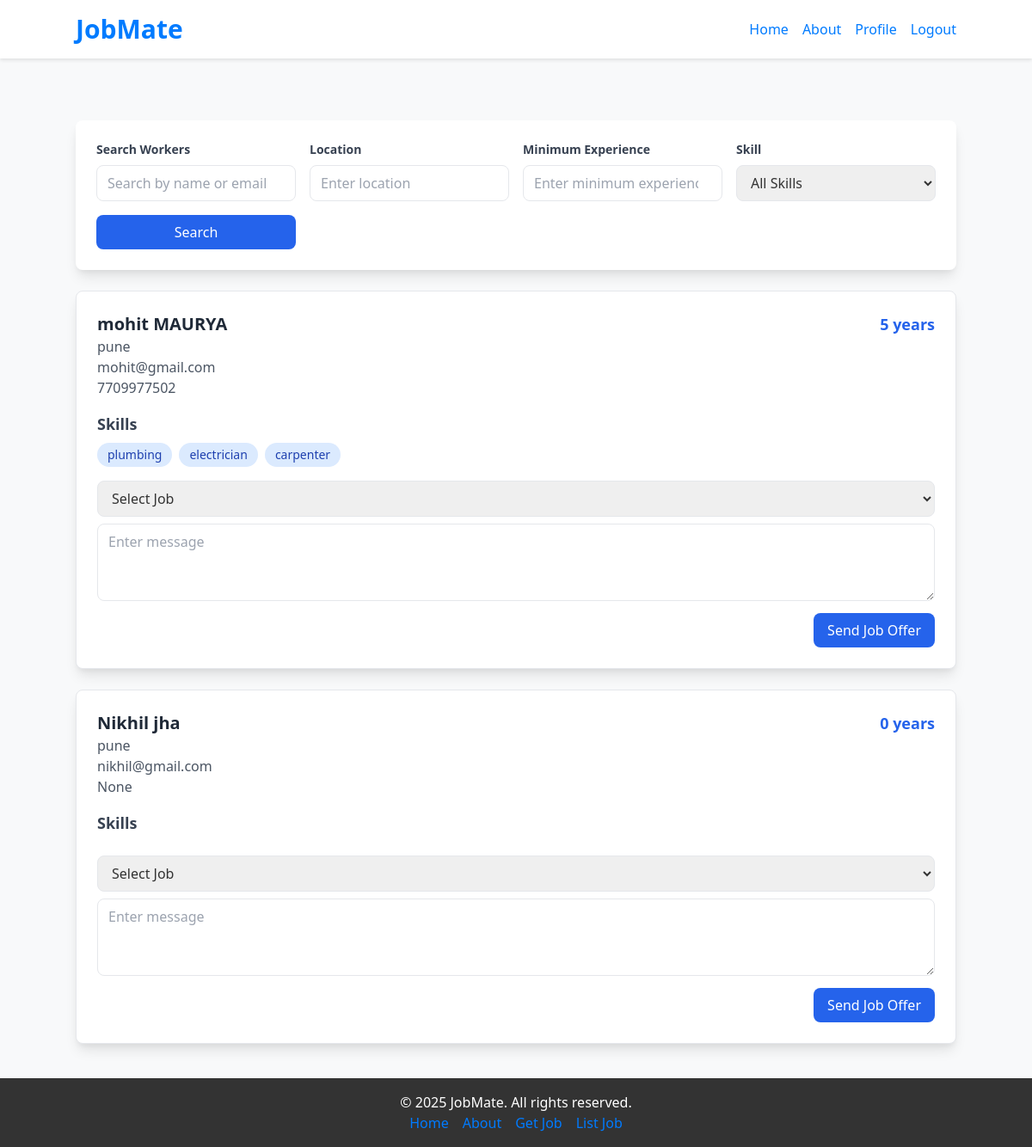
The page /contractor/find-workers/ (signed in) on the database its author committed.
### worker/models.py (models this page shows, shortened)
class Worker(models.Model):
    user = models.OneToOneField(CustomUser, on_delete=models.CASCADE, primary_key=True)
    name = models.CharField(max_length=255, blank=True, null=True)
    experience = models.IntegerField(default=0)
    availability = models.BooleanField(default=True)
    location = models.CharField(max_length=255)
    profile_score = models.FloatField(default=0)
    skills = models.ManyToManyField('Skill', through='WorkerSkill')

class Skill(models.Model):
    name = models.CharField(max_length=255, unique=True)
    category = models.CharField(max_length=255, blank=True, null=True)

### accounts/models.py (models this page shows)
class CustomUser(AbstractUser):
    ROLE_CHOICES = (
        ('worker', 'Worker'),
        ('contractor', 'Contractor'),
    )
    role = models.CharField(max_length=20, choices=ROLE_CHOICES, default='worker')
    phone = models.CharField(max_length=15, blank=True, null=True)
    address = models.TextField(blank=True, null=True)
    created_at = models.DateTimeField(auto_now_add=True)
    date_of_birth = models.DateField(blank=True, null=True)

### contractor/views.py (the view)
# urls.py: path('find-workers/', views.find_workers, name='find-workers'),
@login_required(login_url='/login/')
def find_workers(request):
    query = Q()
    search = request.GET.get('search')
    location = request.GET.get('location')
    min_experience = request.GET.get('min_experience')
    skill_filter = request.GET.get('skill')
    if search:
        query &= Q(user__first_name__icontains=search) | Q(user__last_name__icontains=search) | Q(user__email__icontains=search)
    if location:
        query &= Q(location__icontains=location)
    if min_experience:
        query &= Q(experience__gte=min_experience)
    if skill_filter:
        query &= Q(skills__name__icontains=skill_filter)
    workers = Worker.objects.filter(query).distinct().order_by('-experience')
    paginator = Paginator(workers, 10)
    page = request.GET.get('page')
    workers = paginator.get_page(page)
    all_skills = Skill.objects.all()
    available_jobs = Job.objects.filter(contractor=request.user.contractor, status='open').exclude(
        id__in=Application.objects.filter(status='accepted').values_list('job_id', flat=True)
    )
    if request.method == 'POST':
        work_request_form = WorkRequestForm(request.POST, contractor=request.user.contractor)
        if work_request_form.is_valid():
            work_request = work_request_form.save(commit=False)
            work_request.contractor = request.user.contractor
            work_request.worker = Worker.objects.get(user_id=request.POST.get('worker_id'))
            work_request.save()
            messages.success(request, 'Work request sent successfully!')
            return redirect('find-workers')
    else:
        work_request_form = WorkRequestForm(contractor=request.user.contractor)
    return render(request, 'find_workers.html', {
        'workers': workers,
        'all_skills': all_skills,
        'current_filters': request.GET,
        'work_request_form': work_request_form,
        'available_jobs': available_jobs
    })

### contractor/forms.py
class WorkRequestForm(forms.ModelForm):
    class Meta:
        model = WorkRequest
        fields = ['job', 'message']
        widgets = {
            'job': forms.Select(attrs={'class': 'w-full px-3 py-2 border rounded-lg focus:outline-none focus:ring-2 focus:ring-blue-600'}),
            'message': forms.Textarea(attrs={'class': 'w-full px-3 py-2 border rounded-lg focus:outline-none focus:ring-2 focus:ring-blue-600', 'rows': 3}),
        }
    def __init__(self, *args, **kwargs):
        contractor = kwargs.pop('contractor', None)
        super().__init__(*args, **kwargs)
        if contractor:
            self.fields['job'].queryset = Job.objects.filter(contractor=contractor, status='open')
            self.fields['job'].label_from_instance = lambda obj: obj.title

### contractor/templates/find_workers.html (shortened to what this page needs)
{% extends "base.html" %}
{% block content %}
<div class="max-w-6xl mx-auto mt-8">
    <div class="bg-white p-6 rounded-lg shadow-lg mb-6">
        <form method="get" class="grid grid-cols-1 md:grid-cols-4 gap-4">
            <div>
                <label class="block text-gray-700 text-sm font-bold mb-2" for="search">
                    Search Workers
                </label>
                <input type="text" name="search" id="search"
                    class="w-full px-3 py-2 border rounded-lg focus:outline-none focus:ring-2 focus:ring-blue-600"
                    placeholder="Search by name or email" value="{{ current_filters.search }}">
            </div>
            <div>
                <label class="block text-gray-700 text-sm font-bold mb-2" for="location">
                    Location
                </label>
                <input type="text" name="location" id="location"
                    class="w-full px-3 py-2 border rounded-lg focus:outline-none focus:ring-2 focus:ring-blue-600"
                    placeholder="Enter location" value="{{ current_filters.location }}">
            </div>
            <div>
                <label class="block text-gray-700 text-sm font-bold mb-2" for="min_experience">
                    Minimum Experience
                </label>
                <input type="number" name="min_experience" id="min_experience"
                    class="w-full px-3 py-2 border rounded-lg focus:outline-none focus:ring-2 focus:ring-blue-600"
                    placeholder="Enter minimum experience" value="{{ current_filters.min_experience }}">
            </div>
            <div>
                <label class="block text-gray-700 text-sm font-bold mb-2" for="skill">
                    Skill
                </label>
                <select name="skill" id="skill" class="w-full px-3 py-2 border rounded-lg focus:outline-none focus:ring-2 focus:ring-blue-600">
                    <option value="">All Skills</option>
                </select>
            </div>
            <div class="flex items-end">
                <button type="submit"
                    class="w-full bg-blue-600 text-white px-4 py-2 rounded-lg hover:bg-blue-700">
                    Search
                </button>
            </div>
        </form>
    </div>
    <div class="grid grid-cols-1 gap-6">
        {% for worker in workers %}
        <div class="bg-white p-6 rounded-lg shadow-lg border hover:shadow-xl transition-shadow">
            <div class="flex justify-between items-start">
                <div>
                    <h2 class="text-xl font-bold text-gray-800">{{ worker.user.first_name }} {{ worker.user.last_name }}</h2>
                    <p class="text-gray-600">{{ worker.location }}</p>
                    <p class="text-gray-600">{{ worker.user.email }}</p>
                    <p class="text-gray-600">{{ worker.user.phone }}</p>
                </div>
                <div class="text-right">
                    <p class="text-lg font-bold text-blue-600">{{ worker.experience }} years</p>
                </div>
            </div>
            <div class="mt-4">
                <h3 class="text-lg font-semibold text-gray-700">Skills</h3>
                <div class="flex flex-wrap gap-2 mt-2">
                    {% for skill in worker.skills.all %}
                        <span class="px-3 py-1 bg-blue-100 text-blue-800 rounded-full text-sm">
                            {{ skill.name }}
                        </span>
                    {% endfor %}
                </div>
            </div>
            <div class="mt-4 text-right">
                <form method="post">
                    <select name="job" class="w-full px-3 py-2 border rounded-lg focus:outline-none focus:ring-2 focus:ring-blue-600 mb-2">
                        <option value="">Select Job</option>
                    </select>
                    <textarea name="message" rows="3" class="w-full px-3 py-2 border rounded-lg focus:outline-none focus:ring-2 focus:ring-blue-600 mb-2" placeholder="Enter message"></textarea>
                    <button type="submit" class="bg-blue-600 text-white px-4 py-2 rounded-lg hover:bg-blue-700">Send Job Offer</button>
                </form>
            </div>
        </div>
        {% empty %}
        <div class="text-center py-8">
            <p class="text-gray-600">No workers found.</p>
        </div>
        {% endfor %}
    </div>
</div>
{% endblock %}

### static/css/styles.css (style rules this page uses)
body { display: flex; flex-direction: column; min-height: 100vh; background-color: #f8f9fa; color: #333333; }

### rows shown on the page
Worker: user.first_name "mohit", user.last_name "MAURYA", location "pune", user.email "mohit@gmail.com", user.phone "7709977502", experience "5"
Skill: name "plumbing"
Skill: name "electrician"
Skill: name "carpenter"
Worker: user.first_name "Nikhil", user.last_name "jha", location "pune", user.email "nikhil@gmail.com", user.phone "None", experience "0"
